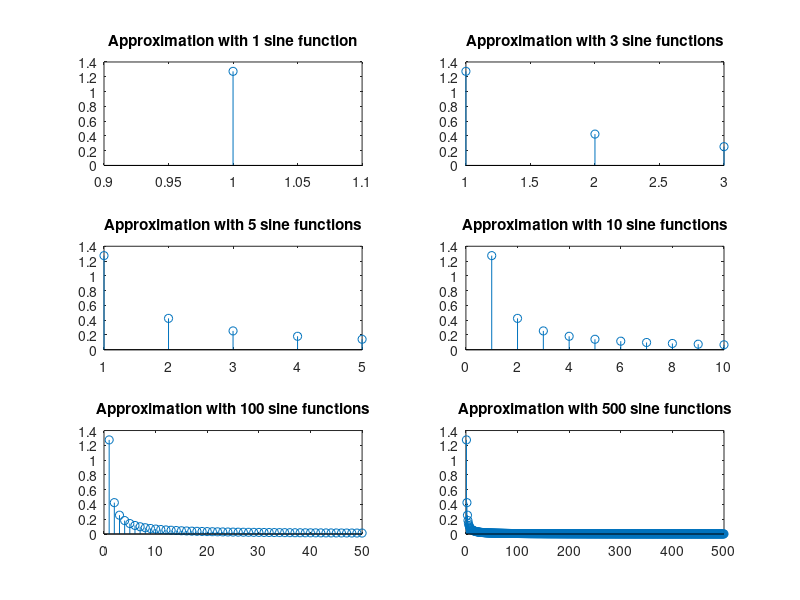

Here is the MATLAB script that generated this plot:
sc = figure ('name', 'Square waves');
figure(sc);
x = -1 : .01 : 1;
y = 0;

for k = 1
    A = 4/(pi*k);
end
subplot(3,2,1)
stem(k,A)
hold on
title('Approximation with 1 sine function')


A = zeros(1,3);
f = 1
for n = 1:2:5; 
    A(1,f) = 4 / (pi*n);
    f = f +1;
end
subplot(3,2,2)
k = 1:1:3
stem(k,A)
hold on
title('Approximation with 3 sine functions')


A = zeros(1,5);
f = 1
for n = 1:2:9; 
    A(1,f) = 4 / (pi*n);
    f = f +1;
end
subplot(3,2,3)
k = 1:1:5;
stem(k,A)
hold on
title('Approximation with 5 sine functions')


A = zeros(1,10);
f = 1
for n = 1:2:19; 
    A(1,f) = 4 / (pi*n);
    f = f +1;
end
subplot(3,2,4)
k = 1:1:10;

stem(k,A)
hold on
title('Approximation with 10 sine functions')


A = zeros(1,50);
f = 1
for n = 1:2:99; 
    A(1,f) = 4 / (pi*n);
    f = f +1;
end
subplot(3,2,5)
k = 1:1:50;
stem(k,A)
hold on
title('Approximation with 100 sine functions')

A = zeros(1,500);
f = 1
for n = 1:2:999; 
    A(1,f) = 4 / (pi*n);
    f = f +1;
end
subplot(3,2,6)
k = 1:1:500;
stem(k,A)
hold on
title('Approximation with 500 sine functions')